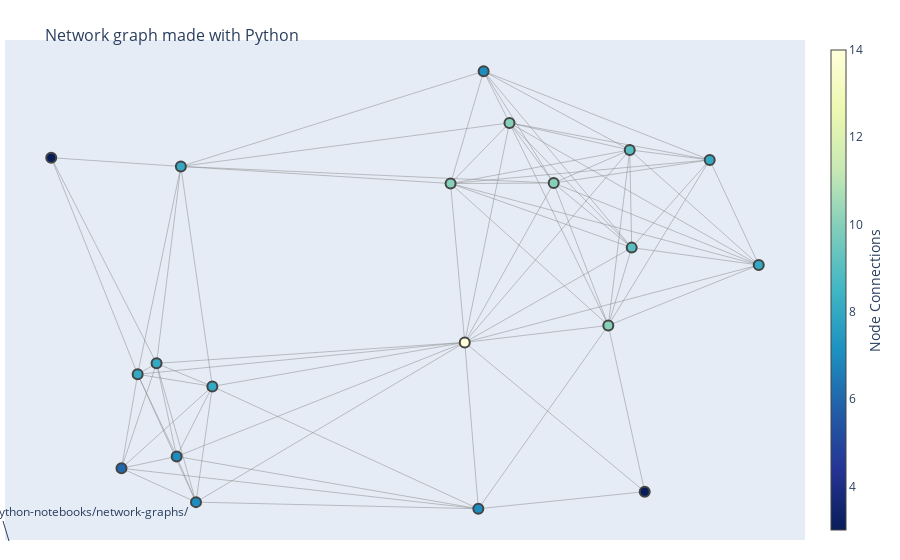

Source (notebook cell):
### Code cell
fig = go.Figure(data=[edge_trace, node_trace],
             layout=go.Layout(
                title='<br>Network graph made with Python',
                titlefont_size=16,
                showlegend=False,
                hovermode='closest',
                margin=dict(b=20,l=5,r=5,t=40),
                annotations=[ dict(
                    text="Python code: <a href='https://plotly.com/ipython-notebooks/network-graphs/'> https://plotly.com/ipython-notebooks/network-graphs/</a>",
                    showarrow=True,
                    xref="paper", yref="paper",
                    x=0.005, y=-0.002 ) ],
                xaxis=dict(showgrid=False, zeroline=False, showticklabels=False),
                yaxis=dict(showgrid=False, zeroline=False, showticklabels=False))
                )
fig.show()

### Figure 1 — Plotly figure (JSON) as saved in the notebook; plotly's stock layout.template omitted (floating-point values rounded to 4 significant figures; data arrays with more than 128 entries replaced by an {"elided": "..."} marker saying what was removed)
{"data": [{"hoverinfo": "none", "line": {"color": "#888", "width": 0.5}, "mode": "lines", "type": "scatter", "x": {"elided": "240 float values"}, "y": {"elided": "240 float values"}}, {"hoverinfo": "text", "marker": {"color": [8, 7, 10, 9, 6, 10, 9, 7, 10, 7, 8, 8, 8, 3, 3, 8, 14, 10, 7, 8], "colorbar": {"thickness": 15, "title": {"side": "right", "text": "Node Connections"}, "xanchor": "left"}, "colorscale": [[0, "rgb(255,255,217)"], [0.125, "rgb(237,248,177)"], [0.25, "rgb(199,233,180)"], [0.375, "rgb(127,205,187)"], [0.5, "rgb(65,182,196)"], [0.625, "rgb(29,145,192)"], [0.75, "rgb(34,94,168)"], [0.875, "rgb(37,52,148)"], [1, "rgb(8,29,88)"]], "line": {"width": 2}, "reversescale": true, "showscale": true, "size": 10}, "mode": "markers", "text": ["# of connections: 8", "# of connections: 7", "# of connections: 10", "# of connections: 9", "# of connections: 6", "# of connections: 10", "# of connections: 9", "# of connections: 7", "# of connections: 10", "# of connections: 7", "# of connections: 8", "# of connections: 8", "# of connections: 8", "# of connections: 3", "# of connections: 3", "# of connections: 8", "# of connections: 14", "# of connections: 10", "# of connections: 7", "# of connections: 8"], "type": "scatter", "x": [0.9203, 0.557, 0.5973, 0.7531, 0.09458, 0.7254, 0.7557, 0.1911, 0.521, 0.1661, 0.1715, 0.1155, 0.14, 0.7725, 0.003566, 0.8568, 0.5394, 0.6546, 0.5638, 0.2123], "y": [0.5664, 0.02407, 0.8825, 0.8223, 0.1141, 0.4319, 0.605, 0.0388, 0.7476, 0.1404, 0.7857, 0.3232, 0.3475, 0.06198, 0.805, 0.8002, 0.3942, 0.7487, 0.9974, 0.2962]}], "layout": {"annotations": [{"showarrow": true, "text": "Python code: <a href='https://plotly.com/ipython-notebooks/network-graphs/'> https://plotly.com/ipython-notebooks/network-graphs/</a>", "x": 0.005, "xref": "paper", "y": -0.002, "yref": "paper"}], "hovermode": "closest", "margin": {"b": 20, "l": 5, "r": 5, "t": 40}, "showlegend": false, "title": {"font": {"size": 16}, "text": "<br>Network graph made with Python"}, "xaxis": {"showgrid": false, "showticklabels": false, "zeroline": false}, "yaxis": {"showgrid": false, "showticklabels": false, "zeroline": false}}}
